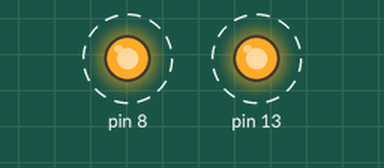
Simulated run of this sketch. Board: Arduino Uno, built with avr-gcc and run on an emulated ATmega328P. Parts: output pins drawn as LEDs (lit = HIGH). Dashed ring = blinking. What the sketch prints to the serial monitor is not drawn.

Above: at 0.2 s.
Timing chart, 0 to 3.0 s (numbered marks = the images above):
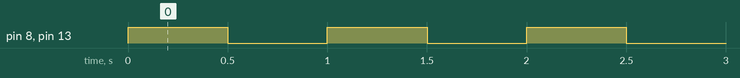

Measured:
- by itself, pin 8, pin 13: alternates HIGH for 0.50 s and LOW for 0.50 s

The sketch:

Thesis_testSerialStarter_sketch_jul17a.ino
```cpp
void setup() {
  Serial.begin(115200);
  pinMode(8,OUTPUT);
  pinMode(13,OUTPUT);
}

void loop() {
  go();
}

void go(){
  digitalWrite(8,HIGH);
  digitalWrite(13,HIGH);
  Serial.println("onset");
  delay(500);
  digitalWrite(8,LOW);
  digitalWrite(13,LOW);
  delay(500);
}
```
